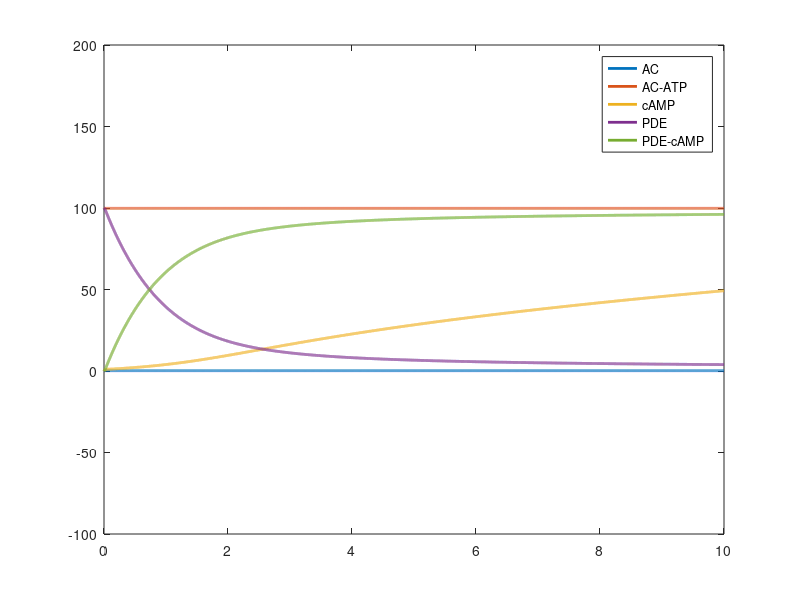

This figure's MATLAB source:
%% Two times Michaelis Menten kinetics
% Production
% AC + ATP <-> AC_ATP -> AC + cAMP
% Breakdown
% PDE + cAMP <-> PDE_cAMP -> PDE + AMP
% 
% six rate constants
% seven concentrations that change over time
clear all;
t = linspace(0,10,1E4); dt = t(2)-t(1); %time axis
C = nan([length(t),7]); %AC,ATP,AC_ATP,cAMP,PDE,PDE_cAMP,AMP (nM)
k = [1,1,1,1,1,1]; %kfp,krp,kcatp,kfb,krb,kcatb (kr and kcat in 1/s, kf in nM/s)

C(1,:) = [0,1000,100,0,100,0,1000]; %starting conditions
event = false;
for ct = 2:length(t)
    % Production
    dEp = -k(1)*C(ct-1,1)*C(ct-1,2) + k(2)*C(ct-1,3) + k(3)*C(ct-1,3); %Ep = AC
    dSp = -k(1)*C(ct-1,1)*C(ct-1,2) + k(2)*C(ct-1,3);                  %Sp = ATP
    dESp = k(1)*C(ct-1,1)*C(ct-1,2) - k(2)*C(ct-1,3) - k(3)*C(ct-1,3); %ES = AC_ATP
    dPp = k(3)*C(ct-1,3);                                              %Pp = cAMP
    
    % Breakdown
    dEb = -k(4)*C(ct-1,5)*C(ct-1,4) + k(5)*C(ct-1,6) + k(6)*C(ct-1,6); %Ep = PDE
    dSb = -k(4)*C(ct-1,5)*C(ct-1,4) + k(5)*C(ct-1,6);                  %Sp = cAMP
    dESb = k(4)*C(ct-1,5)*C(ct-1,4) - k(5)*C(ct-1,6) - k(6)*C(ct-1,6); %ES = PDE_cAMP
    dPb = k(6)*C(ct-1,3);                                              %Pp = AMP
    
    C(ct,1) = C(ct-1,1) + dEp*dt;           %AC
    C(ct,2) = C(ct-1,2) + dSp*dt;           %ATP
    C(ct,3) = C(ct-1,3) + dESp*dt;          %AC_ATP
    C(ct,4) = C(ct-1,4) + dPp*dt + dSb*dt;  %cAMP
    C(ct,5) = C(ct-1,5) + dEb*dt;           %PDE
    C(ct,6) = C(ct-1,6) + dESb*dt;          %PDE_cAMP
    C(ct,7) = C(ct-1,7) + dPb*dt;           %AMP
    
    C(ct,2) = C(1,2); %ATP constant
    C(ct,7) = C(1,7); %AMP constant
%     if t(ct)>100&&~event(1)
%         C(ct,1) = C(ct,1) +1;
%         event=true;
%     end
end
%%
figure(1);clf
display = [1,3,4,5,6];
plot(t,C(:,display),'LineWidth',2)
ylim([-100 200]);
names = {'AC','ATP','AC-ATP','cAMP','PDE','PDE-cAMP','AMP'};
legend(names(display))

% figure(2);clf; %sanity check
% subplot(1,2,1);plot(t,C(:,1)+C(:,3));title('total AC')
% subplot(1,2,2);plot(t,C(:,5)+C(:,6));title('total PDE')
